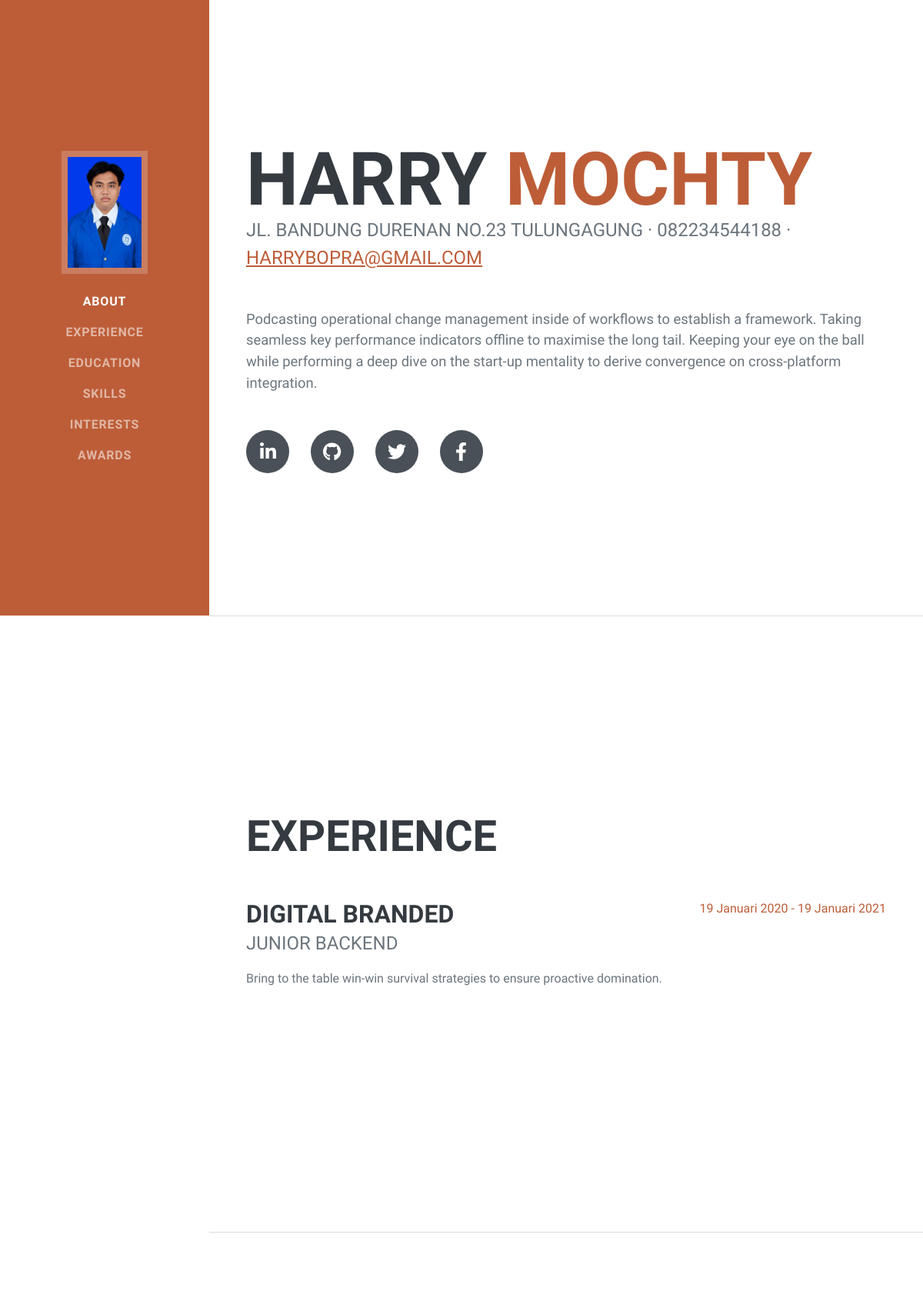
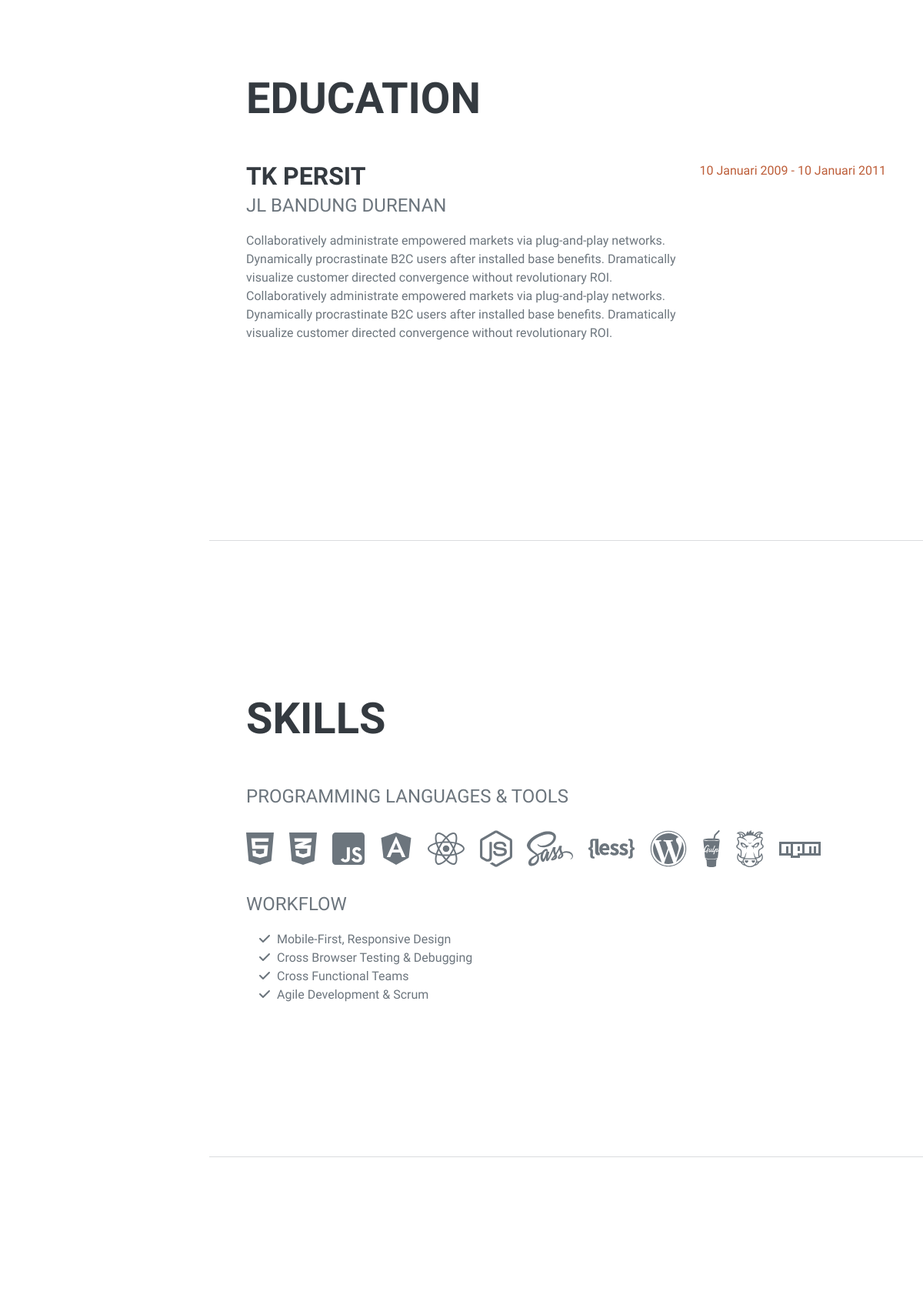
The page / (upper part) on the database its author committed (2 pictures, top to bottom).
### tables this page shows
CREATE TABLE `saya` (
  `id_saya` int NOT NULL,
  `nama_depan` varchar(50) NOT NULL,
  `nama_belakang` varchar(50) NOT NULL,
  `no_saya` varchar(50) NOT NULL,
  `email_saya` varchar(50) NOT NULL,
  `foto_saya` varchar(255) NOT NULL,
  `alamat_saya` text NOT NULL,
  `ultah_saya` date NOT NULL,
  `deskripsi_saya` text NOT NULL
);

CREATE TABLE `pengalaman` (
  `id_pengalaman` int NOT NULL,
  `perusahaan` varchar(25) NOT NULL,
  `jabatan` varchar(25) NOT NULL,
  `lama_kerja` text NOT NULL,
  `deskripsi` text NOT NULL
);

CREATE TABLE `sekolah` (
  `id_sekolah` int NOT NULL,
  `nama_sekolah` varchar(50) NOT NULL,
  `alamat_sekolah` varchar(50) NOT NULL,
  `deskripsi_sekolah` text NOT NULL,
  `lama_sekolah` varchar(50) NOT NULL
);

### index.php (the view, shortened to what this page needs)
<!DOCTYPE html>
<html lang="en">
<head>
    <link href="css/styless.css" rel="stylesheet" />
</head>
<?php
include "config.php";
$sql = "select * from saya order by id_saya desc";
$hasil = mysqli_query($kon, $sql);
while ($data = mysqli_fetch_array($hasil)) {
?>
    <body id="page-top">
        <nav class="navbar navbar-expand-lg navbar-dark bg-primary fixed-top" id="sideNav">
            <a class="navbar-brand js-scroll-trigger" href="#page-top">
                <span class="d-none d-lg-block"><img class="img-fluid img-profile mx-auto mb-2" src="assets/img/<?php echo $data["foto_saya"]; ?>" alt="..." /></span>
            </a>
            <div class="collapse navbar-collapse" id="navbarResponsive">
                <ul class="navbar-nav">
                    <li class="nav-item"><a class="nav-link js-scroll-trigger" href="#about">About</a></li>
                    <li class="nav-item"><a class="nav-link js-scroll-trigger" href="#experience">Experience</a></li>
                    <li class="nav-item"><a class="nav-link js-scroll-trigger" href="#education">Education</a></li>
                    <li class="nav-item"><a class="nav-link js-scroll-trigger" href="#skills">Skills</a></li>
                    <li class="nav-item"><a class="nav-link js-scroll-trigger" href="#interests">Interests</a></li>
                    <li class="nav-item"><a class="nav-link js-scroll-trigger" href="#awards">Awards</a></li>
                </ul>
            </div>
        </nav>
        <div class="container-fluid p-0">
            <section class="resume-section" id="about">
                <div class="resume-section-content">
                    <h1 class="mb-0">
                        <?php echo $data["nama_depan"];   ?>
                        <span class="text-primary"><?php echo $data["nama_belakang"];   ?></span>
                    </h1>
                    <div class="subheading mb-5">
                        <?php echo $data["alamat_saya"];   ?> · <?php echo $data["no_saya"];   ?> ·
                        <a href="mailto:<?php echo $data["email_saya"];   ?>"><?php echo $data["email_saya"];   ?></a>
                    </div>
                    <p class="lead mb-5"><?php echo $data["deskripsi_saya"];   ?></p>
                    <div class="social-icons">
                        <a class="social-icon" href="#!"><i class="fab fa-linkedin-in"></i></a>
                        <a class="social-icon" href="#!"><i class="fab fa-github"></i></a>
                        <a class="social-icon" href="#!"><i class="fab fa-twitter"></i></a>
                        <a class="social-icon" href="#!"><i class="fab fa-facebook-f"></i></a>
                    </div>
                <?php
            }
                ?>
                </div>
            </section>
            <hr class="m-0" />
            <section class="resume-section" id="experience">
                <div class="resume-section-content">
                    <h2 class="mb-5">Experience</h2>
                    <?php
                    include "config.php";
                    $sql = "select * from pengalaman order by id_pengalaman desc";
                    $hasil = mysqli_query($kon, $sql);
                    while ($data = mysqli_fetch_array($hasil)) {
                    ?>
                        <div class="d-flex flex-column flex-md-row justify-content-between mb-5">
                            <div class="flex-grow-1">
                                <h3 class="mb-0"><?php echo $data["perusahaan"]; ?></h3>
                                <div class="subheading mb-3"><?php echo $data["jabatan"];   ?></div>
                                <p><?php echo $data["deskripsi"];   ?></p>
                            </div>
                            <div class="flex-shrink-0"><span class="text-primary"><?php echo $data["lama_kerja"];   ?></span></div>
                        </div>
                    <?php
                    }
                    ?>
                </div>
            </section>
            <hr class="m-0" />
            <section class="resume-section" id="education">
                <div class="resume-section-content">
                    <h2 class="mb-5">Education</h2>
                    <?php
                    include "config.php";
                    $sql = "select * from sekolah order by id_sekolah desc";
                    $hasil = mysqli_query($kon, $sql);
                    while ($data = mysqli_fetch_array($hasil)) {
                    ?>
                        <div class="d-flex flex-column flex-md-row justify-content-between mb-5">
                            <div class="flex-grow-1">
                                <h3 class="mb-0"><?php echo $data["nama_sekolah"]; ?></h3>
                                <div class="subheading mb-3"><?php echo $data["alamat_sekolah"]; ?></div>
                                <div><?php echo $data["deskripsi_sekolah"]; ?></div>
                                <p><?php echo $data["deskripsi_sekolah"]; ?></p>
                            </div>
                            <div class="flex-shrink-0"><span class="text-primary"><?php echo $data["lama_sekolah"]; ?></span></div>
                        </div>
                    <?php
                    }
                    ?>
                </div>
            </section>
            <hr class="m-0" />
            <section class="resume-section" id="skills">
                <div class="resume-section-content">
                    <h2 class="mb-5">Skills</h2>
                    <div class="subheading mb-3">Programming Languages & Tools</div>
                    <ul class="list-inline dev-icons">
                        <li class="list-inline-item"><i class="fab fa-html5"></i></li>
                        <li class="list-inline-item"><i class="fab fa-css3-alt"></i></li>
                        <li class="list-inline-item"><i class="fab fa-js-square"></i></li>
                        <li class="list-inline-item"><i class="fab fa-angular"></i></li>
                        <li class="list-inline-item"><i class="fab fa-react"></i></li>
                        <li class="list-inline-item"><i class="fab fa-node-js"></i></li>
                        <li class="list-inline-item"><i class="fab fa-sass"></i></li>
                        <li class="list-inline-item"><i class="fab fa-less"></i></li>
                        <li class="list-inline-item"><i class="fab fa-wordpress"></i></li>
                        <li class="list-inline-item"><i class="fab fa-gulp"></i></li>
                        <li class="list-inline-item"><i class="fab fa-grunt"></i></li>
                        <li class="list-inline-item"><i class="fab fa-npm"></i></li>
                    </ul>
                    <div class="subheading mb-3">Workflow</div>
                    <ul class="fa-ul mb-0">
                        <li>
                            <span class="fa-li"><i class="fas fa-check"></i></span>
                            Mobile-First, Responsive Design
                        </li>
                        <li>
                            <span class="fa-li"><i class="fas fa-check"></i></span>
                            Cross Browser Testing & Debugging
                        </li>
                        <li>
                            <span class="fa-li"><i class="fas fa-check"></i></span>
                            Cross Functional Teams
                        </li>
                        <li>
                            <span class="fa-li"><i class="fas fa-check"></i></span>
                            Agile Development & Scrum
                        </li>
                    </ul>
                </div>
            </section>
            <hr class="m-0" />
            <section class="resume-section" id="interests">
            </section>
        </div>
    </body>
</html>

### rows shown on the page
saya: foto_saya (placeholder picture), nama_depan "HARRY", nama_belakang "MOCHTY", alamat_saya "JL. BANDUNG DURENAN NO.23 TULUNGAGUNG", no_saya "082234544188", email_saya "HARRYBOPRA@GMAIL.COM", deskripsi_saya "Podcasting operational change management inside of workflows to establish a framework. Taking seamless key performance indicators offline to maximise the long tail. Keeping your eye on the ball while performing a deep dive on the start-up mentality to derive convergence on cross-platform integration."
pengalaman: perusahaan "DIGITAL BRANDED", jabatan "JUNIOR BACKEND", deskripsi "Bring to the table win-win survival strategies to ensure proactive domination.", lama_kerja "19 Januari 2020 - 19 Januari 2021"
sekolah: nama_sekolah "TK PERSIT", alamat_sekolah "JL BANDUNG DURENAN", deskripsi_sekolah "Collaboratively administrate empowered markets via plug-and-play networks. Dynamically procrastinate B2C users after installed base benefits. Dramatically visualize customer directed convergence without revolutionary ROI.", lama_sekolah "10 Januari 2009 - 10 Januari 2011"
